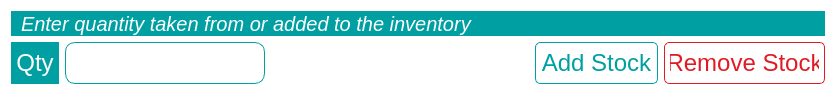
<?xml version="1.0" encoding="UTF-8"?>
<ui version="4.0">
 <class>QtyRestock</class>
 <widget class="QWidget" name="QtyRestock">
  <property name="geometry">
   <rect>
    <x>0</x>
    <y>0</y>
    <width>836</width>
    <height>95</height>
   </rect>
  </property>
  <property name="minimumSize">
   <size>
    <width>0</width>
    <height>95</height>
   </size>
  </property>
  <property name="maximumSize">
   <size>
    <width>16777215</width>
    <height>100</height>
   </size>
  </property>
  <property name="windowTitle">
   <string>Form</string>
  </property>
  <property name="styleSheet">
   <string notr="true">* {
	background: #fff
}

QLabel {
	color: #fff;
	background: rgb(0, 159, 161);
	padding-left: 5px;
	padding-right: 5px;
}

QLineEdit {
	border: 1px solid rgb(0, 159, 161);
	border-radius: 10px;
	padding-left: 10px;
	color: rgb(0, 159, 161)
}

QLineEdit:hover {
	border: 2px solid rgb(0, 159, 161);
}

QPushButton {
	border: 1px solid;
	margin: 0;
	height: 40px;
	padding-left: 5px;
	padding-right: 5px;
	border-radius: 5px;
}

#add_stock_button {
	color: rgb(0, 159, 161);
	border-color: rgb(0, 159, 161);
}

#add_stock_button:hover{
	background: rgb(0, 159, 161);
	color: #fff;
}

#remove_stock_button {
	border-color: rgb(224, 27, 36);
	color: rgb(224, 27, 36);
}

#remove_stock_button:hover {
	color:#fff;
	background-color: rgb(224, 27, 36);
}</string>
  </property>
  <layout class="QVBoxLayout" name="verticalLayout">
   <item>
    <widget class="QLabel" name="label">
     <property name="font">
      <font>
       <pointsize>15</pointsize>
       <italic>true</italic>
      </font>
     </property>
     <property name="text">
      <string>Enter quantity taken from or added to the inventory</string>
     </property>
    </widget>
   </item>
   <item>
    <layout class="QHBoxLayout" name="horizontalLayout">
     <item>
      <widget class="QLabel" name="qty_label">
       <property name="maximumSize">
        <size>
         <width>356356</width>
         <height>45</height>
        </size>
       </property>
       <property name="font">
        <font>
         <pointsize>18</pointsize>
        </font>
       </property>
       <property name="text">
        <string>Qty</string>
       </property>
       <property name="alignment">
        <set>Qt::AlignCenter</set>
       </property>
      </widget>
     </item>
     <item>
      <widget class="QLineEdit" name="qty_input">
       <property name="maximumSize">
        <size>
         <width>200</width>
         <height>45</height>
        </size>
       </property>
       <property name="font">
        <font>
         <pointsize>18</pointsize>
        </font>
       </property>
       <property name="inputMethodHints">
        <set>Qt::ImhNone</set>
       </property>
      </widget>
     </item>
     <item>
      <spacer name="horizontalSpacer">
       <property name="orientation">
        <enum>Qt::Horizontal</enum>
       </property>
       <property name="sizeHint" stdset="0">
        <size>
         <width>40</width>
         <height>20</height>
        </size>
       </property>
      </spacer>
     </item>
     <item>
      <widget class="QPushButton" name="add_stock_button">
       <property name="maximumSize">
        <size>
         <width>134</width>
         <height>45</height>
        </size>
       </property>
       <property name="font">
        <font>
         <pointsize>18</pointsize>
        </font>
       </property>
       <property name="text">
        <string>Add Stock</string>
       </property>
      </widget>
     </item>
     <item>
      <widget class="QPushButton" name="remove_stock_button">
       <property name="maximumSize">
        <size>
         <width>161</width>
         <height>45</height>
        </size>
       </property>
       <property name="font">
        <font>
         <pointsize>18</pointsize>
        </font>
       </property>
       <property name="text">
        <string>Remove Stock</string>
       </property>
      </widget>
     </item>
    </layout>
   </item>
  </layout>
 </widget>
 <resources/>
 <connections/>
</ui>
